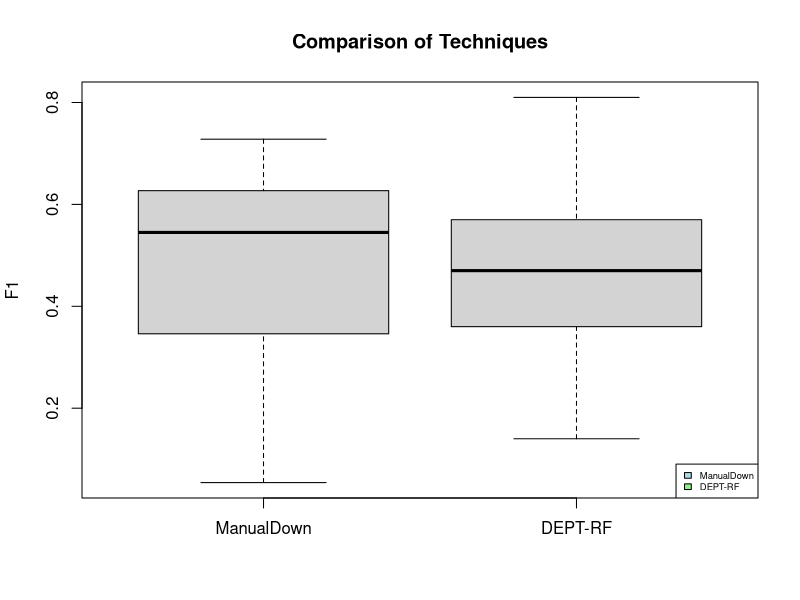

Source code (R):
# 读取CSV文件
data <- read.csv("6-(ESA24Nikravesh)AUCandF1.csv", header = TRUE)

# 检查数据框的前几行，确保数据正确导入
head(data)

# 替换列名中的点为下划线
colnames(data) <- gsub("\\.", "_", colnames(data))

# 使用原始数据绘制箱型图
boxplot(data$manualDown_F1, data$RF_DEPT_M2__F1,
        names=c("ManualDown", "DEPT-RF"),
        main="Comparison of Techniques" , ylab="F1")

# 添加图例说明，并调整位置以避免遮挡图像
legend( legend=c("ManualDown", "DEPT-RF"), 
        fill=c("lightblue", "lightgreen", "pink"),
        "bottomright",cex=0.565) # cex调整图例大小